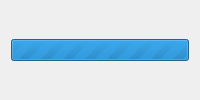
<?xml version="1.0" encoding="UTF-8"?>
<ui version="4.0">
 <class>ProgressDialog</class>
 <widget class="QDialog" name="ProgressDialog">
  <property name="windowModality"><enum>Qt::ApplicationModal</enum></property>
  <property name="geometry"><rect><x>0</x><y>0</y><width>0</width><height>0</height></rect></property>
  <property name="windowTitle"><string>Running analysis</string></property>
  <property name="windowIcon"><iconset><normaloff>:/misc/meta.png</normaloff>:/misc/meta.png</iconset></property>
  <property name="sizeGripEnabled"><bool>false</bool></property>
  <property name="modal"><bool>true</bool></property>
  <layout class="QVBoxLayout" name="verticalLayout">
   <item><widget class="QProgressBar" name="progress_bar"><property name="visible"><bool>false</bool></property><property name="maximum"><number>0</number></property><property name="value"><number>-1</number></property><property name="alignment"><set>Qt::AlignCenter</set></property></widget></item>
  </layout>
 </widget>
 <resources><include location="images/icons.qrc"/></resources>
 <connections/>
</ui>
